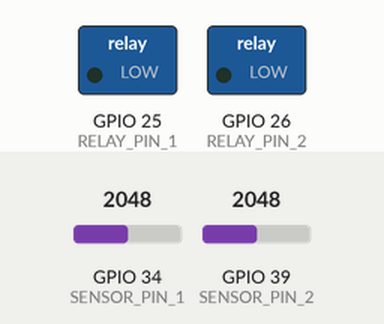
Recording of a sketch running on a simulated ESP32. Parts: switched loads named in the sketch (green lamp = pin HIGH). Inputs (shaded band) come from the test bench; at power-on: GPIO 34 (SENSOR_PIN_1) = 2048, GPIO 39 (SENSOR_PIN_2) = 2048. WiFi joins after 1.5 s; servers stay silent unless stated; what the sketch prints to the serial monitor is not drawn.

Above: at 2.7 s.
2.8 s: GPIO 34 (SENSOR_PIN_1) set to 2443
6.6 s: GPIO 34 (SENSOR_PIN_1) set to 2544
At 7.8 s:
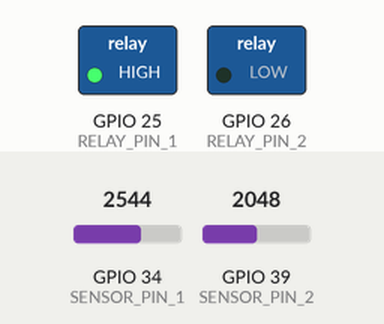
10.4 s: GPIO 34 (SENSOR_PIN_1) set to 2460
At 11.4 s:
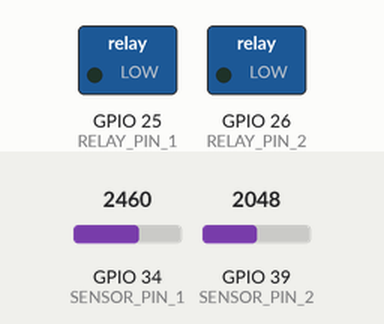
14.2 s: GPIO 39 (SENSOR_PIN_2) set to 2470
18.0 s: GPIO 39 (SENSOR_PIN_2) set to 2526
At 20.6 s:
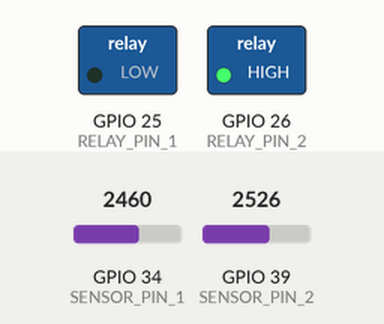
21.8 s: GPIO 39 (SENSOR_PIN_2) set to 2460
At 22.9 s:
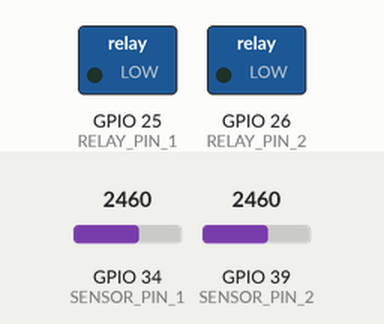
Timing chart, 0 to 24.8 s (numbered marks = the images above; inputs shaded):
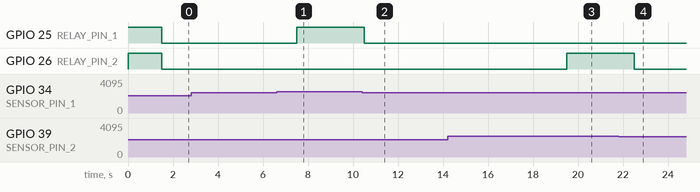

Measured:
- the behaviour switches between 2500 and 2501 on GPIO 34 (SENSOR_PIN_1) (found by bisection; images 0 and 1)
- the behaviour switches between 2500 and 2501 on GPIO 39 (SENSOR_PIN_2) (found by bisection; images 2 and 3)
- after the input at 2.8 s, every drawn part: stays the same
- after the input at 6.6 s, GPIO 25 (RELAY_PIN_1): LOW → HIGH after 0.90 s
- after the input at 10.4 s, GPIO 25 (RELAY_PIN_1): HIGH → LOW after 0.10 s
- after the input at 14.2 s, every drawn part: stays the same
- after the input at 18.0 s, GPIO 26 (RELAY_PIN_2): LOW → HIGH after 1.5 s
- after the input at 21.8 s, GPIO 26 (RELAY_PIN_2): HIGH → LOW after 0.71 s

The sketch:

autorriego_esp32.ino
```cpp
#include <WiFi.h>   // Permite Conectar el ESP32 a una red WiFi
#include <WebServer.h>  // Permite la creacion de un servidor en el ESP32

// Credenciales WiFi - Deben ser remplasadas por las credenciales de la red WiFi a la que se quiere conectar el ESP32
const char* ssid = "ElNombredeTuRedWiFi";
const char* password = "LaContraseniadeTuRedWiFi";

// configuracion de servidor web
WebServer server(80); // servidor web en el puerto 80

// Definir pines
#define SENSOR_PIN_1 34    // Sensor de Humedad 1
#define RELAY_PIN_1 25     // Relé 1

#define SENSOR_PIN_2 39    // Sensor de Humedad 2
#define RELAY_PIN_2 26     // Relé 2

// umbrales de humedad - Entre mas bajo el valor, mas alta la humedad
int umbralHumedadSensor1 = 2500;  // el valor es 2500 debido a que este representa el nivel optimo de humedad en las plantas, el cual ronda entre un 50 y 60 porciento
int umbralHumedadSensor2 = 2500;  // se utiliza un umbral diferente debido a si se puede requerir un nivel de humedad diferente para la planta numero 2

// Variables para guardar el estado de los componentes
int sensorValue1 = 0;
int sensorValue2 = 0;
int porcentajeHumedad1 = 0;
int porcentajeHumedad2 = 0;
bool bomba1Estado = false;
bool bomba2Estado = false;

// constantes para los valores maximos y minimos de humedad
const int Mojado = 1500; // Valor de los sensores en agua
const int Seco = 4000; // Valor de los sensores en seco y en un dia soleado

// Comienza la comunicacion serial y configura los pines
void setup() {
  Serial.begin(115200);

  // Configura pines de el rele
  pinMode(RELAY_PIN_1, OUTPUT);
  digitalWrite(RELAY_PIN_1, HIGH);  // Rele empieza apagado

  pinMode(RELAY_PIN_2, OUTPUT);
  digitalWrite(RELAY_PIN_2, HIGH);  // Rele empieza apagad

  // Conectarse al WiFi con las credenciales proporcionadas
  WiFi.begin(ssid, password);
  while (WiFi.status() != WL_CONNECTED) {
    delay(500);
    Serial.print(".");
  }
  Serial.println("");
  Serial.println("WiFi conectado");
  Serial.println("Direccion IP: ");
  Serial.println(WiFi.localIP());

  // Definir la ruta de el servidor
  server.on("/", paginaWeb); // Define como manejar la ruta raiz
  server.on("/Actualizar", actualizacionInformacion); // Define como gestionar la ruta actualizar

  // Arranca el servidor
  server.begin();
}

void loop() {
  // Gestionar solicitudes de el cliente - Solicitudes HTTP entrantes
  server.handleClient();

  // Lee y procesa el primer sensor
  sensorValue1 = analogRead(SENSOR_PIN_1);  // Lee el valor de la humedad de el primer sensor
  porcentajeHumedad1 = map(sensorValue1, Mojado, Seco, 100, 0); // Calcula el porcentaje de que tan Humeda esta la planta

  if (sensorValue1 > umbralHumedadSensor1) {  // Si elvalor de la humedad es mayor que el umbral
    digitalWrite(RELAY_PIN_1, HIGH);  // Activa la bomba de agua
    bomba1Estado = true; // Actualiza la variable de estado de la bomba
  } else {
    digitalWrite(RELAY_PIN_1, LOW);
    bomba1Estado = false;
  }

  // Lee y procesa el segundo sensor
  sensorValue2 = analogRead(SENSOR_PIN_2);  // Ocurre el primer proceso de elprimer sensor
  porcentajeHumedad2 = map(sensorValue2, Mojado, Seco, 100, 0);

  if (sensorValue2 > umbralHumedadSensor2) {
    digitalWrite(RELAY_PIN_2, HIGH);
    bomba2Estado = true;
  } else {
    digitalWrite(RELAY_PIN_2, LOW);
    bomba2Estado = false;
  }

  delay(3000);
}

// Disenio pagina web
void paginaWeb() { // Genera una pagina web usando HTML donde se muestra los valores actuales de los sensores y el estado de las bombas de agua
  String html = "<!DOCTYPE html><html><head>"
                "<meta charset='UTF-8'>"
                "<title>Sistema de Autorriego con ESP32</title>"
                "<meta name='viewport' content='width=device-width, initial-scale=1'>"
                "<style>"
                "body{font-family:Arial;text-align:center;max-width:600px;margin:0 auto;padding:20px;}"
                "h1{color:#2c3e50;}"
                ".datosSensor{background:#f1f1f1;padding:15px;margin:10px 0;border-radius:5px;}"
                ".status-on{color:green;}"
                ".status-off{color:red;}"
                "</style>"
                "</head><body>"
                "<h1>Sistema de Autorriego con ESP32</h1>"
                "<div class='datosSensor'>"
                "<h2>Planta 1</h2>"
                "<p>Valor de Humedad: <span id='humedad1'>" + String(sensorValue1) + "</span></p>"
                "<p>Porcentaje de Humedad: <span id='porcentaje1'>" + String(porcentajeHumedad1) + "%</span></p>"
                "<p>Estado de Bomba: <span id='bomba1' class='status-" + (bomba1Estado ? "on'>Encendida" : "off'>Apagada") + "</span></p>"
                "</div>"
                "<div class='datosSensor'>"
                "<h2>Planta 2</h2>"
                "<p>Valor de Humedad: <span id='humedad2'>" + String(sensorValue2) + "</span></p>"
                "<p>Porcentaje de Humedad: <span id='porcentaje2'>" + String(porcentajeHumedad2) + "%</span></p>"
                "<p>Estado de Bomba: <span id='bomba2' class='status-" + (bomba2Estado ? "on'>Encendida" : "off'>Apagada") + "</span></p>"
                "</div>"
                "<script>"
                "function actualizarDatos() {"
                "  fetch('/Actualizar')"
                "    .then(response => response.json())"
                "    .then(data => {"
                "      document.getElementById('humedad1').textContent = data.humedad1;"
                "      document.getElementById('porcentaje1').textContent = data.porcentaje1 + '%';"
                "      document.getElementById('humedad2').textContent = data.humedad2;"
                "      document.getElementById('porcentaje2').textContent = data.porcentaje2 + '%';"
                "      document.getElementById('bomba1').textContent = data.bomba1Estado ? 'Encendida' : 'Apagada';"
                "      document.getElementById('bomba1').className = 'status-' + (data.bomba1Estado ? 'on' : 'off');"
                "      document.getElementById('bomba2').textContent = data.bomba2Estado ? 'Encendida' : 'Apagada';"
                "      document.getElementById('bomba2').className = 'status-' + (data.bomba2Estado ? 'on' : 'off');"
                "    });"
                "}"
                "setInterval(actualizarDatos, 3000);"
                "</script>"
                "</body></html>";

  server.send(200, "text/html", html);
}

// Manejo de la ruta /Actualizar
void actualizacionInformacion() {
  String jsonResponse = "{\"humedad1\":" + String(sensorValue1) +
                        ",\"porcentaje1\":" + String(porcentajeHumedad1) +
                        ",\"humedad2\":" + String(sensorValue2) +
                        ",\"porcentaje2\":" + String(porcentajeHumedad2) +
                        ",\"bomba1Estado\":" + (bomba1Estado ? "true" : "false") +
                        ",\"bomba2Estado\":" + (bomba2Estado ? "true" : "false") + "}";

  server.send(200, "application/json", jsonResponse);
}
```
